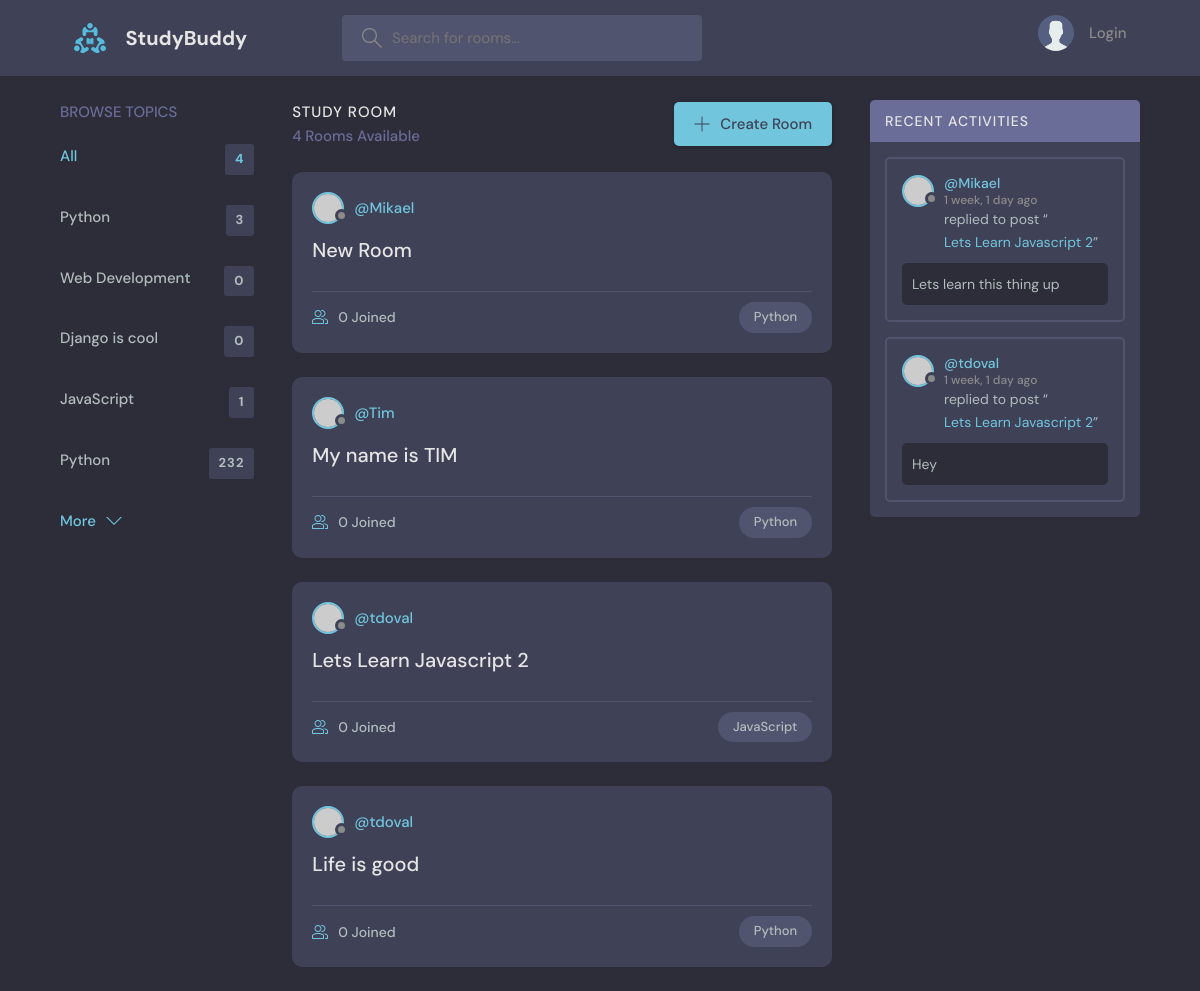
The app's page /, older data.
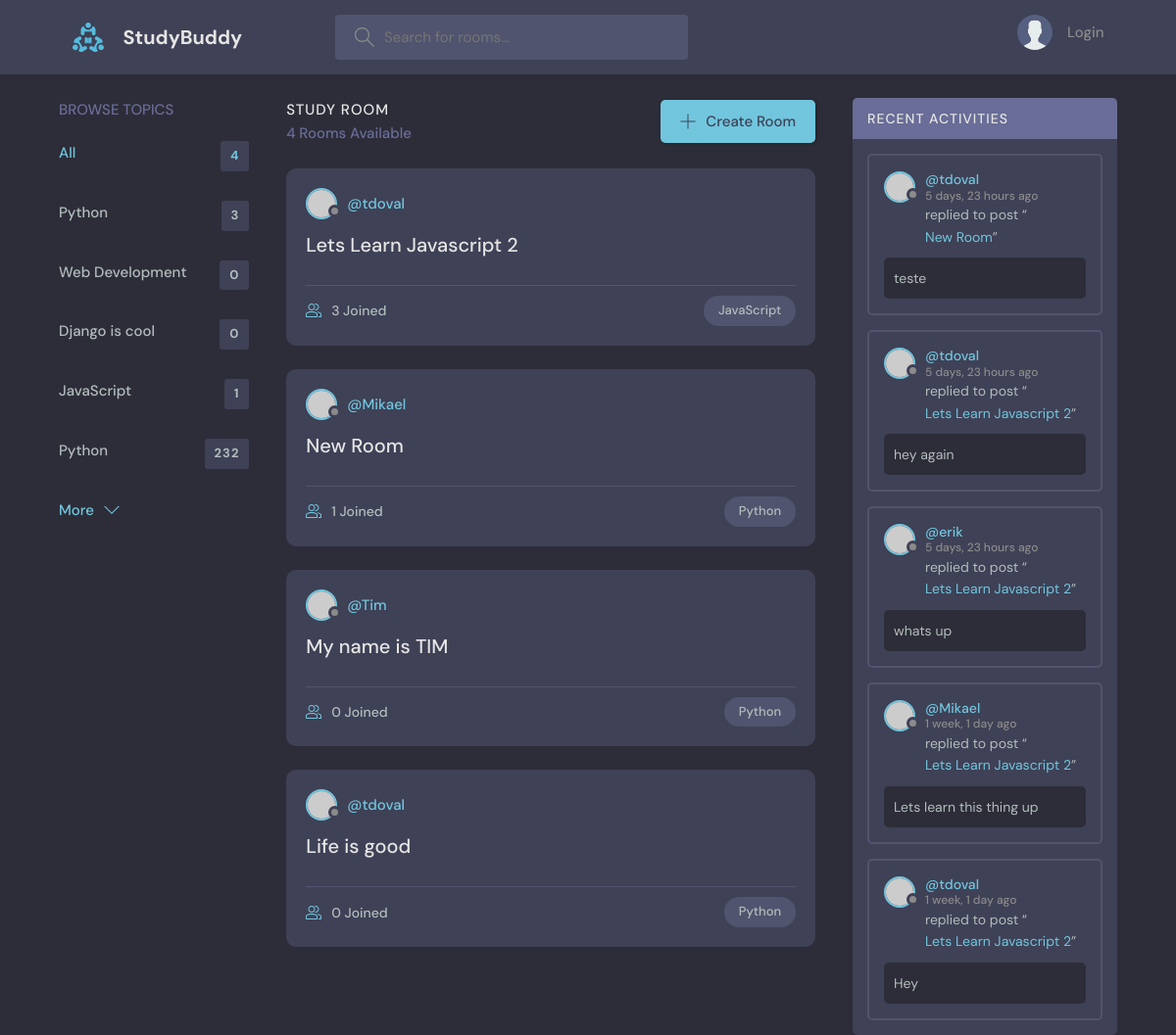
The same page, newer data.
### base/models.py (models this page shows, shortened)
class Topic(models.Model):
    name = models.CharField(max_length=200)

class Room(models.Model):
    host = models.ForeignKey(User, on_delete=models.SET_NULL, null=True)
    topic = models.ForeignKey(Topic, on_delete=models.SET_NULL, null=True)
    name = models.CharField(max_length=200)
    description = models.TextField(null=True, blank=True)
    participants = models.ManyToManyField(User, related_name='participants', blank=True)
    updated = models.DateTimeField(auto_now=True)
    created = models.DateTimeField(auto_now_add=True)
    class Meta:
        ordering = ['-updated', '-created']
    def __str__(self):
        return self.name

class Message(models.Model):
    user = models.ForeignKey(User, on_delete=models.CASCADE)
    room = models.ForeignKey(Room, on_delete=models.CASCADE)
    body = models.TextField()
    updated = models.DateTimeField(auto_now=True)
    created = models.DateTimeField(auto_now_add=True)
    class Meta:
        ordering = ['-updated', '-created']

### base/views.py (the view)
# urls.py: path('', views.home, name="home"),
def home(request):
    q = request.GET.get('q') if request.GET.get('q') != None else ''
    rooms = Room.objects.filter(
        Q(topic__name__icontains=q) |
        Q(name__icontains=q) |
        Q(description__icontains=q)
        )
    topics = Topic.objects.all()
    room_count = rooms.count()
    room_messages = Message.objects.filter(Q(room__topic__name__icontains=q))
    context = {'rooms': rooms, 'topics':topics, 'room_count':room_count,'room_messages':room_messages}
    return render(request, 'base/home.html', context)

### base/templates/base/home.html (shortened to what this page needs)
{% extends 'main.html'  %}
{% block content  %}
    <main class="layout layout--3">
      <div class="container">
        {% include 'base/topics_component.html' %}
        <div class="roomList">
          <div class="roomList__header">
            <div>
              <h2>Study Room</h2>
              <p>{{room_count}} Rooms Available</p>
            </div>
            <a class="btn btn--main" href="create-room.html">
              <svg version="1.1" xmlns="http://www.w3.org/2000/svg" width="32" height="32" viewBox="0 0 32 32">
                <title>add</title>
                <path
                  d="M16.943 0.943h-1.885v14.115h-14.115v1.885h14.115v14.115h1.885v-14.115h14.115v-1.885h-14.115v-14.115z"
                ></path>
              </svg>
              Create Room
            </a>
          </div>
          {% include 'base/feed_component.html' %}
        </div>
        {% include 'base/activity_component.html' %}
      </div>
    </main>
{% endblock %}

### base/templates/base/topics_component.html
<div class="topics">
    <div class="topics__header">
      <h2>Browse Topics</h2>
    </div>
    <ul class="topics__list">
      <li>
        <a href="{% url 'home' %}" class="active">All <span>{{topics.count}}</span></a>
      </li>
      {% for topic in topics %}
      <li>
          <a href="{% url 'home' %}?q={{topic.name}}">{{topic.name}} <span>{{topic.room_set.all.count}}</span></a>
      </li>
      {% endfor %}
      <li>
        <a href="/">Python <span>232</span></a>
      </li>
    </ul>
    <a class="btn btn--link" href="topics.html">
      More
      <svg version="1.1" xmlns="http://www.w3.org/2000/svg" width="32" height="32" viewBox="0 0 32 32">
        <title>chevron-down</title>
        <path d="M16 21l-13-13h-3l16 16 16-16h-3l-13 13z"></path>
      </svg>
    </a>
  </div>

### base/templates/base/feed_component.html (shortened to what this page needs)
{% for room in rooms %}
<div class="roomListRoom">
    <div class="roomListRoom__header">
      <a href="{% url 'user-profile' room.host.id %}" class="roomListRoom__author">
        <div class="avatar avatar--small">
          <img src="https://randomuser.me/api/portraits/women/11.jpg" />
        </div>
        <span>@{{room.host.username}}</span>
      </a>
    </div>
    <div class="roomListRoom__content">
      <a href="{% url 'room' room.id %}">{{room.name}}</a>
    </div>
    <div class="roomListRoom__meta">
      <a href="{% url 'room' room.id %}" class="roomListRoom__joined">
        {{room.participants.all.count}} Joined
      </a>
      <p class="roomListRoom__topic">{{room.topic.name}}</p>
    </div>
</div>
{% endfor %}

### base/templates/base/activity_component.html (shortened to what this page needs)
<div class="activities">
    <div class="activities__header">
      <h2>Recent Activities</h2>
    </div>
    {% for message in room_messages %}
    <div class="activities__box">
      <div class="activities__boxHeader roomListRoom__header">
        <a href="{% url 'user-profile' message.user.id %}" class="roomListRoom__author">
          <div class="avatar avatar--small">
            <img src="https://randomuser.me/api/portraits/women/11.jpg" />
          </div>
          <p>
            @{{message.user}}
            <span>{{message.created|timesince}} ago</span>
          </p>
        </a>
      </div>
      <div class="activities__boxContent">
        <p>replied to post “<a href="{% url 'room' message.room.id %}}">{{message.room}}</a>”</p>
        <div class="activities__boxRoomContent">
            {{message.body}}
        </div>
      </div>
    </div>
    {% endfor %}
  </div>

Row changes from the older to the newer data that the page shows:
changed Room "Lets Learn Javascript 2": participants.all.count "0" → "3"; moves up the list
computed for Room "New Room": participants.all.count "0" → "1"
added Message: user "tdoval", created "5 days, 23 hours", room "New Room", body "teste"
added Message: user "tdoval", created "5 days, 23 hours", room "Lets Learn Javascript 2", body "hey again"
added Message: user "erik", created "5 days, 23 hours", room "Lets Learn Javascript 2", body "whats up"
